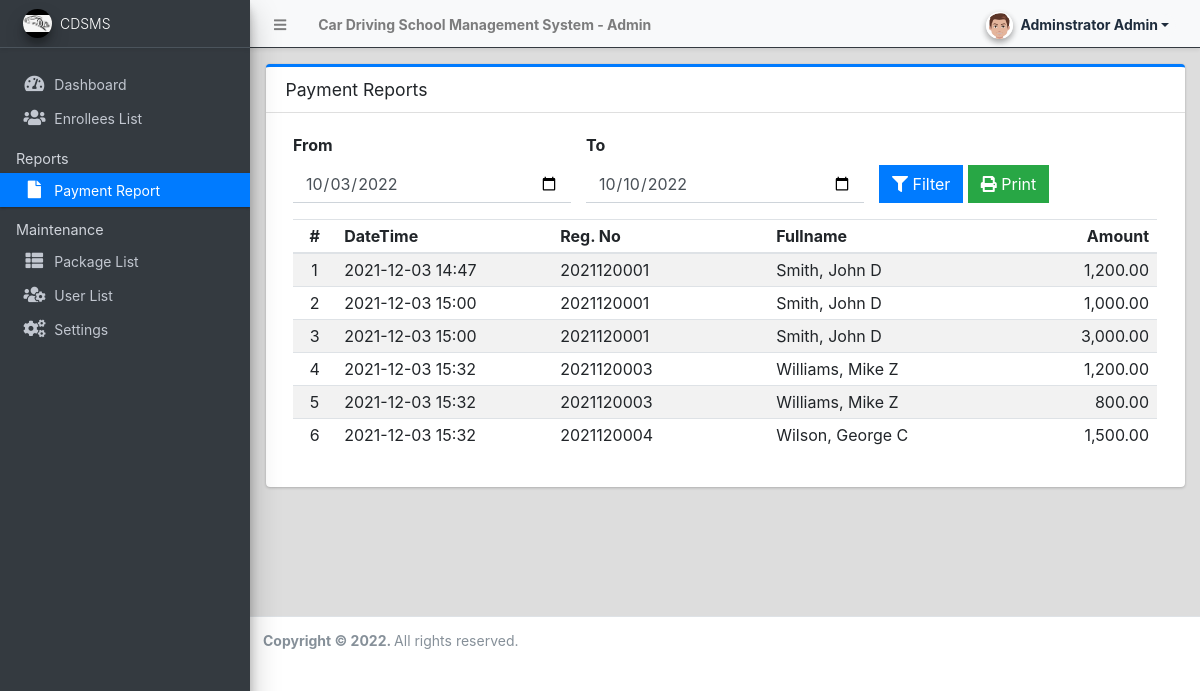
Screenshot of /admin/?page=reports (signed in) with the database file from the repository.
### tables this page shows
CREATE TABLE `enrollee_list` (
  `id` int(30) NOT NULL,
  `reg_no` varchar(50) NOT NULL,
  `package_id` int(30) NOT NULL,
  `cost` float NOT NULL DEFAULT 0,
  `firstname` text NOT NULL,
  `middlename` text DEFAULT NULL,
  `lastname` text NOT NULL,
  `gender` varchar(50) NOT NULL,
  `dob` date NOT NULL,
  `email` text NOT NULL,
  `contact` text NOT NULL,
  `address` text NOT NULL,
  `start_date` date NOT NULL,
  `time` varchar(250) NOT NULL,
  `status` tinyint(4) NOT NULL DEFAULT 0 COMMENT '0= pending,1=verified,2=in session, 3=completed,4 = cancelled',
  `date_created` datetime NOT NULL DEFAULT current_timestamp(),
  `date_updated` datetime DEFAULT NULL ON UPDATE current_timestamp()
);

CREATE TABLE `payment_list` (
  `id` int(30) NOT NULL,
  `enrollee_id` int(30) NOT NULL,
  `amount` float NOT NULL DEFAULT 0,
  `remarks` text DEFAULT NULL,
  `date_created` datetime NOT NULL DEFAULT current_timestamp()
);

### admin/reports/index.php (the view, shortened to what this page needs)
<?php
$from = date("Y-m-d",strtotime(date("Y-m-d"). " -1 week"));
$to = date("Y-m-d");
?>
<div class="card card-outline card-primary">
	<div class="card-header">
		<h3 class="card-title">Payment Reports</h3>
	</div>
	<div class="card-body">
		<div class="container-fluid">
			<form action="" id="filter-data">
				<div class="row align-items-end">
					<div class="col-md-4">
						<div class="form-group">
							<label for="from" class="control-label">From</label>
							<input type="date" name="from" id="from" value="<?=  $from ?>" class="form-control form-control-border border-navy">
						</div>
					</div>
					<div class="col-md-4">
						<div class="form-group">
							<label for="to" class="control-label">To</label>
							<input type="date" name="to" id="to" value="<?=  $to ?>" class="form-control form-control-border border-navy">
						</div>
					</div>
					<div class="col-md-4">
						<div class="form-group">
							<button class="btn btn-primary btn-flat"><i class="fa fa-filter"></i> Filter</button>
							<button class="btn btn-success btn-flat" type="button" id="print"><i class="fa fa-print"></i> Print</button>
						</div>
					</div>
				</div>
			</form>
        <div id="outprint">
			<table class="table table-hover table-striped">
				<colgroup>
					<col width="5%">
					<col width="25%">
					<col width="25%">
					<col width="25%">
					<col width="20%">
				</colgroup>
				<thead>
					<tr>
						<th class="text-center">#</th>
						<th>DateTime</th>
						<th>Reg. No</th>
						<th>Fullname</th>
						<th class="text-right">Amount</th>
					</tr>
				</thead>
				<tbody>
					<?php
						$i = 1;
						$qry = $conn->query("SELECT p.*,e.reg_no,CONCAT(e.lastname, ', ', e.firstname,' ',e.middlename) as fullname from `enrollee_list` e inner join payment_list p on p.enrollee_id = e.id order by unix_timestamp(e.`date_created`) asc");
						while($row = $qry->fetch_assoc()):
					?>
						<tr>
							<td class="text-center"><?php echo $i++; ?></td>
							<td class=""><?php echo date("Y-m-d H:i",strtotime($row['date_created'])) ?></td>
							<td><?php echo ($row['reg_no']) ?></td>
							<td><?php echo ucwords($row['fullname']) ?></td>
							<td class="text-right"><?php echo number_format($row['amount'],2) ?></td>
						</tr>
					<?php endwhile; ?>
				</tbody>
			</table>
		</div>
		</div>
	</div>
</div>

### rows the page displays
enrollee_list: payment_list.date_created "2021-12-03 14:47", reg_no "2021120001", fullname "Smith, John D", payment_list.amount "1,200.00", payment_list.date_created "2021-12-03 15:00", payment_list.amount "1,000.00", payment_list.amount "3,000.00"
enrollee_list: payment_list.date_created "2021-12-03 15:32", reg_no "2021120003", fullname "Williams, Mike Z", payment_list.amount "1,200.00", payment_list.amount "800.00"
enrollee_list: payment_list.date_created "2021-12-03 15:32", reg_no "2021120004", fullname "Wilson, George C", payment_list.amount "1,500.00"

### other values shown
$_settings->info('name') "Car Driving School Management System"
$_settings->userdata('firstname').' '.$_settings->userdata('lastname') "Adminstrator Admin"
$_settings->info('short_name') "CDSMS"
